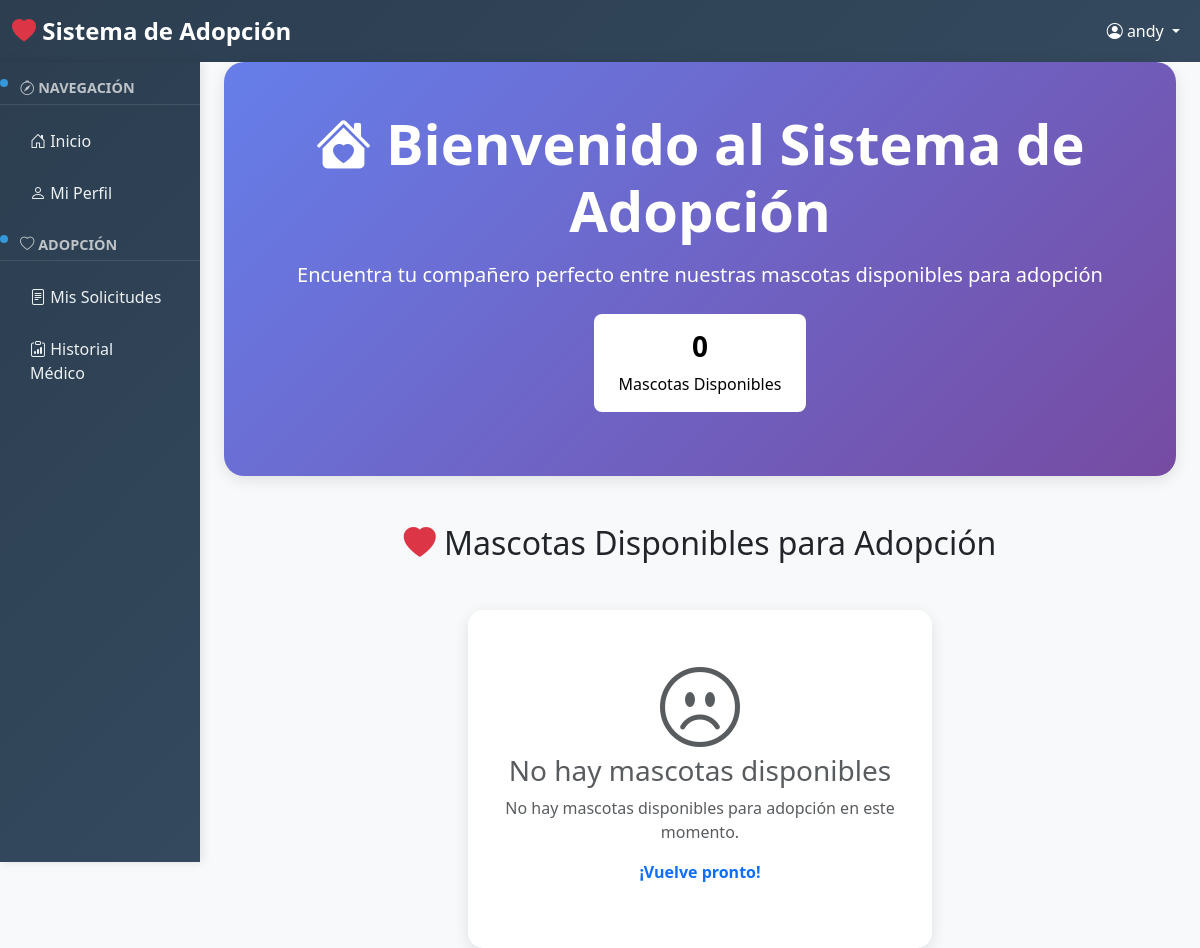
The page /mascotas/ (signed in) on the database as committed earlier.
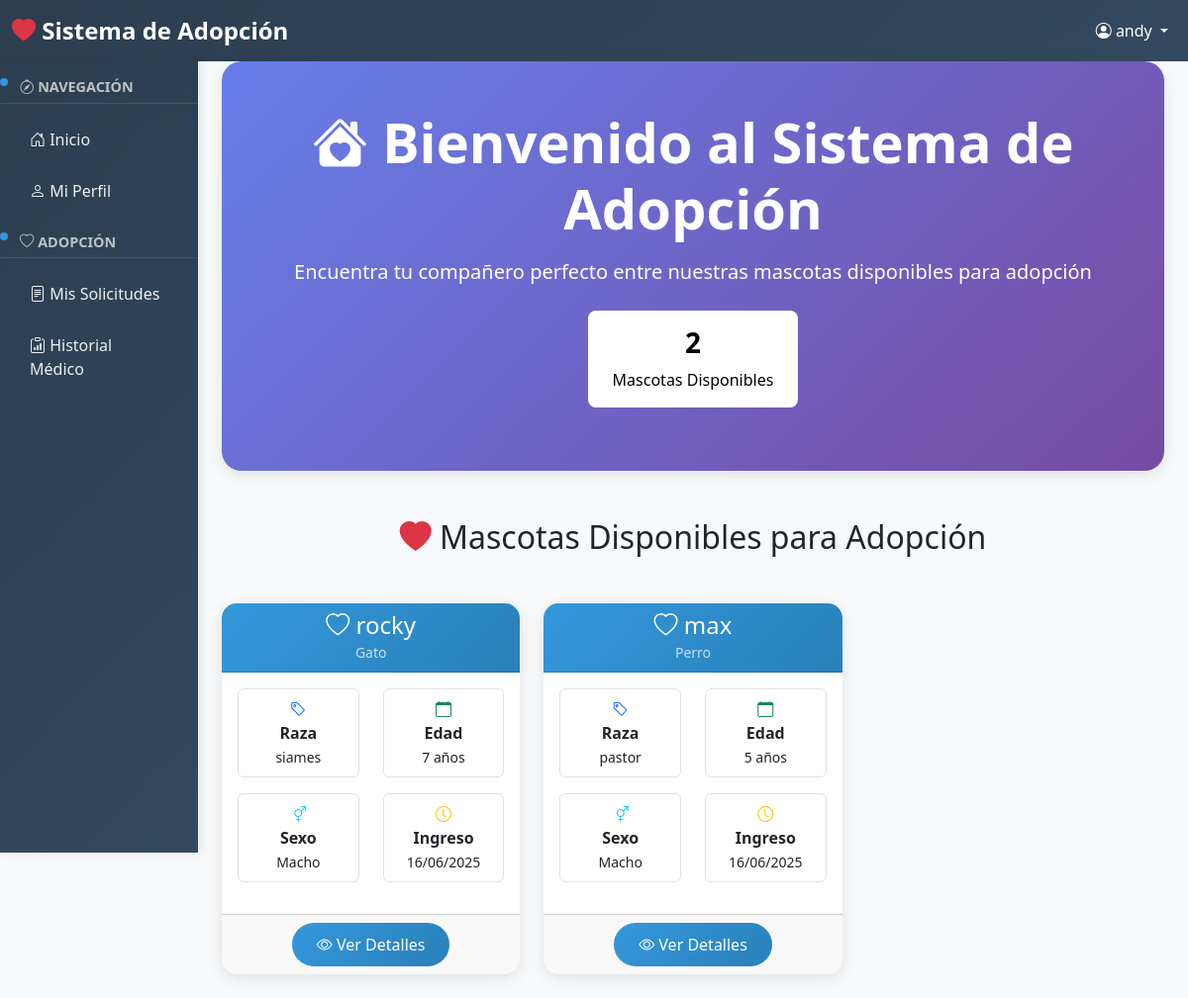
The same page on the database as committed later.
### mascotas/models.py (models this page shows, shortened)
class Mascota(models.Model):
    ESPECIES = [
        ('perro', 'Perro'),
        ('gato', 'Gato'),
        ('ave', 'Ave'),
        ('otro', 'Otro'),
    ]
    SEXO = [
        ('macho', 'Macho'),
        ('hembra', 'Hembra'),
    ]
    ESTADO = [
        ('Disponible', 'Disponible para adopción'),
        ('adoptado', 'Adoptado'),
        ('en_proceso', 'En proceso de adopción'),
    ]
    nombre = models.CharField(max_length=100, verbose_name="Nombre")
    especie = models.CharField(max_length=15, choices=ESPECIES, verbose_name="Especie")
    raza = models.CharField(max_length=70, verbose_name="Raza")
    edad = models.PositiveIntegerField(help_text="Edad en años", verbose_name="Edad")
    sexo = models.CharField(max_length=10, choices=SEXO, verbose_name="Sexo")
    estado_adopcion = models.CharField(
        max_length= 15,
        choices=ESTADO,
        default="Disponible",
        verbose_name= "Estado de adopción"
    )
    fecha_ingreso = models.DateTimeField(default=timezone.now, verbose_name="Fecha de ingreso")
    adoptante = models.ForeignKey(
        'usuarios.Usuario',
        on_delete=models.SET_NULL,
        null=True,
        blank=True,
        related_name='mascotas_adoptadas',
        verbose_name='Adoptante'
    )
    class Meta:
        verbose_name = "Mascota"
        verbose_name_plural = "Mascotas"
        ordering = ['-fecha_ingreso']

### mascotas/views.py (the view)
# urls.py: path('', views.inicio, name='inicio'),
def inicio(request):
    mascotas_disponibles = Mascota.objects.filter(estado_adopcion='Disponible')
    return render(request, 'mascotas/inicio.html', {'mascotas': mascotas_disponibles})

### mascotas/templates/mascotas/inicio.html (shortened to what the changed rows need)
{% extends 'base.html' %}
{% block content %}
<div class="container-fluid">
    <div class="row mb-5">
        <div class="col-12">
            <div class="card text-white" style="background: linear-gradient(135deg, #667eea 0%, #764ba2 100%); border-radius: 20px;">
                <div class="card-body text-center py-5">
                    <h1 class="display-4 fw-bold mb-3">
                        <i class="bi bi-house-heart-fill"></i> Bienvenido al Sistema de Adopción
                    </h1>
                    <div class="row justify-content-center">
                        <div class="col-md-3 col-sm-6 mb-3">
                            <div class="bg-white bg-opacity-20 rounded-3 p-3">
                                <h3 class="fw-bold text-black">{{ mascotas.count }}</h3>
                                <p class="mb-0 text-black">Mascotas Disponibles</p>
                            </div>
                        </div>
                    </div>
                </div>
            </div>
        </div>
    </div>
    <div class="row mb-4">
        <div class="col-12">
            <h2 class="text-center mb-4 text-dark text-opacity-100">
                <i class="bi bi-heart-fill text-danger"></i> Mascotas Disponibles para Adopción
            </h2>
        </div>
    </div>
    {% if mascotas %}
        <div class="row">
            {% for mascota in mascotas %}
                <div class="col-lg-4 col-md-6 mb-4">
                    <div class="card pet-card h-100">
                        <div class="card-header text-center" style="background: linear-gradient(135deg, #3498db, #2980b9); color: white;">
                            <h4 class="card-title mb-0">
                                <i class="bi bi-heart"></i> {{ mascota.nombre }}
                            </h4>
                            <small class="opacity-75">{{ mascota.get_especie_display }}</small>
                        </div>
                        <div class="card-body">
                            <div class="row text-center mb-3">
                                <div class="col-6">
                                    <div class="border rounded p-2">
                                        <i class="bi bi-tag text-primary"></i>
                                        <div class="fw-bold">Raza</div>
                                        <small>{{ mascota.raza }}</small>
                                    </div>
                                </div>
                                <div class="col-6">
                                    <div class="border rounded p-2">
                                        <i class="bi bi-calendar text-success"></i>
                                        <div class="fw-bold">Edad</div>
                                        <small>{{ mascota.edad }} años</small>
                                    </div>
                                </div>
                            </div>
                            <div class="row text-center mb-3">
                                <div class="col-6">
                                    <div class="border rounded p-2">
                                        <i class="bi bi-gender-ambiguous text-info"></i>
                                        <div class="fw-bold">Sexo</div>
                                        <small>{{ mascota.get_sexo_display }}</small>
                                    </div>
                                </div>
                                <div class="col-6">
                                    <div class="border rounded p-2">
                                        <i class="bi bi-clock text-warning"></i>
                                        <div class="fw-bold">Ingreso</div>
                                        <small>{{ mascota.fecha_ingreso|date:"d/m/Y" }}</small>
                                    </div>
                                </div>
                            </div>
                        </div>
                        <div class="card-footer text-center">
                            <a href="{% url 'mascotas:detalle' mascota.id %}" class="btn btn-primary">
                                <i class="bi bi-eye"></i> Ver Detalles
                            </a>
                        </div>
                    </div>
                </div>
            {% endfor %}
        </div>
    {% else %}
        <div class="row justify-content-center">
            <div class="col-md-6">
                <div class="card text-center">
                    <div class="card-body py-5">
                        <i class="bi bi-emoji-frown display-1 text-muted mb-3"></i>
                        <h3 class="text-muted">No hay mascotas disponibles</h3>
                        <p class="text-muted">No hay mascotas disponibles para adopción en este momento.</p>
                        <p class="text-primary fw-bold">¡Vuelve pronto!</p>
                    </div>
                </div>
            </div>
        </div>
    {% endif %}
</div>
{% endblock %}

Rows that differ between the two databases and show on the page:
added Mascota: nombre "rocky", especie "Gato", raza "siames", edad "7", sexo "Macho", fecha_ingreso "16/06/2025"
added Mascota: nombre "max", especie "Perro", raza "pastor", edad "5", sexo "Macho", fecha_ingreso "16/06/2025"
Other text that changed with them:
{{ mascotas.count }}: "0" → "2"
text no longer shown: "No hay mascotas disponibles No hay mascotas disponibles para adopción en este momento. ¡Vuelve pronto!"
